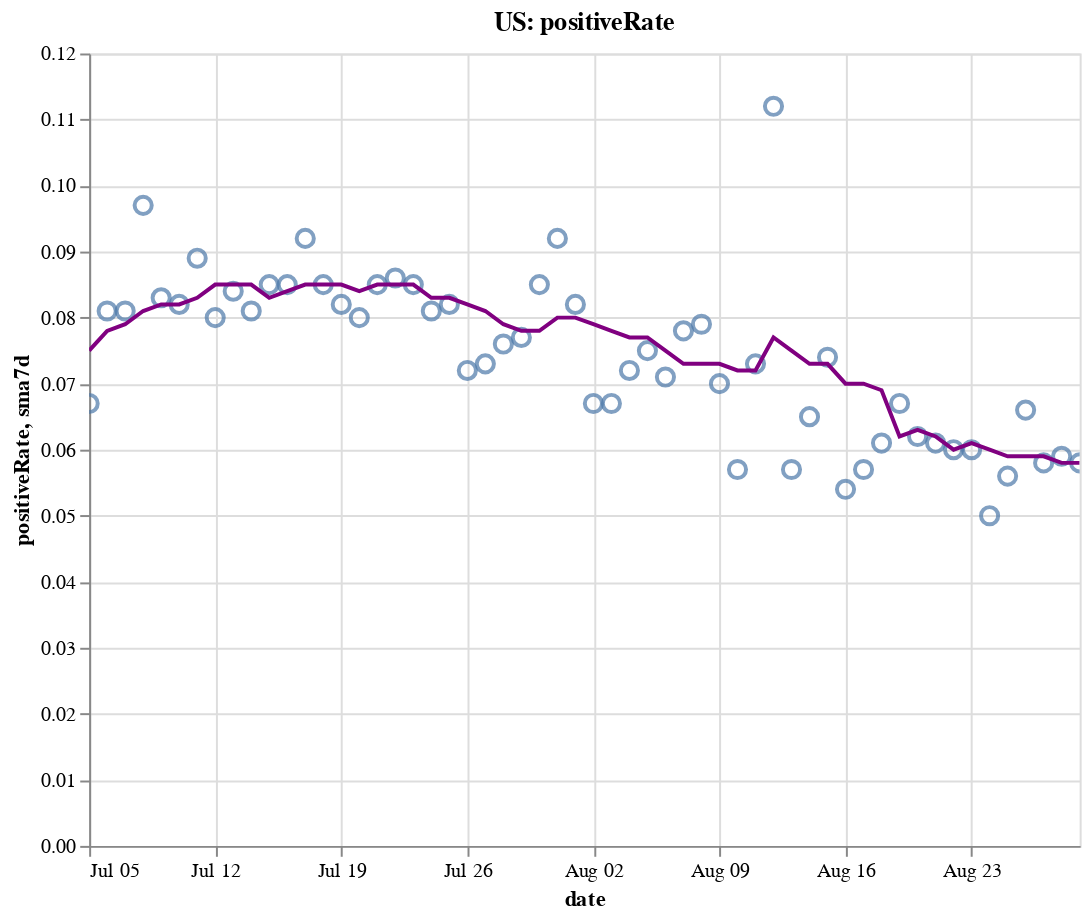

The notebook cell saved with this chart:
### Code cell
create_plot(us, 'positiveRate')

### Figure 1 — Vega-Lite specification as saved in the notebook (floating-point values rounded to 4 significant figures)
{"config": {"view": {"continuousWidth": 400, "continuousHeight": 300}}, "layer": [{"layer": [{"mark": {"type": "point", "size": 75}, "encoding": {"tooltip": [{"type": "temporal", "field": "date"}, {"type": "quantitative", "field": "positiveRate"}, {"type": "quantitative", "field": "sma7d"}], "x": {"type": "temporal", "field": "date"}, "y": {"type": "quantitative", "field": "positiveRate"}}, "selection": {"selector004": {"type": "interval", "bind": "scales", "encodings": ["x", "y"]}}}, {"mark": {"type": "line", "color": "purple"}, "encoding": {"x": {"type": "temporal", "field": "date"}, "y": {"type": "quantitative", "field": "sma7d"}}}]}, {"mark": {"type": "rule", "color": "#aaa"}, "encoding": {"x": {"type": "temporal", "field": "date"}}, "transform": [{"filter": {"selection": "selector003"}}]}, {"mark": "circle", "encoding": {"opacity": {"condition": {"value": 1, "selection": "selector003"}, "value": 0}, "tooltip": [{"type": "temporal", "field": "date"}, {"type": "quantitative", "field": "positiveRate"}, {"type": "quantitative", "field": "sma7d"}], "x": {"type": "temporal", "field": "date"}, "y": {"type": "quantitative", "field": "positiveRate"}}, "selection": {"selector003": {"type": "single", "encodings": ["x"], "on": "mouseover", "nearest": true, "empty": "none"}}}, {"mark": {"type": "text", "align": "left", "dx": 5, "dy": -5, "stroke": "white", "strokeWidth": 2}, "encoding": {"text": {"type": "quantitative", "field": "positiveRate"}, "tooltip": [{"type": "temporal", "field": "date"}, {"type": "quantitative", "field": "positiveRate"}, {"type": "quantitative", "field": "sma7d"}], "x": {"type": "temporal", "field": "date"}, "y": {"type": "quantitative", "field": "positiveRate"}}, "transform": [{"filter": {"selection": "selector003"}}]}, {"mark": {"type": "text", "align": "left", "dx": 5, "dy": -5}, "encoding": {"text": {"type": "quantitative", "field": "positiveRate"}, "tooltip": [{"type": "temporal", "field": "date"}, {"type": "quantitative", "field": "positiveRate"}, {"type": "quantitative", "field": "sma7d"}], "x": {"type": "temporal", "field": "date"}, "y": {"type": "quantitative", "field": "positiveRate"}}, "transform": [{"filter": {"selection": "selector003"}}]}], "data": {"name": "data-8c08575b0b778c5fbae153b9383ae413"}, "height": 400, "title": "US: positiveRate", "width": 500, "$schema": "https://vega.github.io/schema/vega-lite/v4.8.1.json", "datasets": {"data-8c08575b0b778c5fbae153b9383ae413": [{"date": "2020-07-05T00:00:00", "totalTestResultsIncrease": 681700.0, "positiveIncrease": 45610.0, "death": 122600.0, "deathIncrease": 209.0, "positiveRate": 0.067, "state": "US", "sma7d": 0.075}, {"date": "2020-07-06T00:00:00", "totalTestResultsIncrease": 516700.0, "positiveIncrease": 41920.0, "death": 122800.0, "deathIncrease": 243.0, "positiveRate": 0.081, "state": "US", "sma7d": 0.078}, {"date": "2020-07-07T00:00:00", "totalTestResultsIncrease": 638800.0, "positiveIncrease": 51730.0, "death": 123700.0, "deathIncrease": 923.0, "positiveRate": 0.081, "state": "US", "sma7d": 0.079}, {"date": "2020-07-08T00:00:00", "totalTestResultsIncrease": 643500.0, "positiveIncrease": 62670.0, "death": 124500.0, "deathIncrease": 807.0, "positiveRate": 0.097, "state": "US", "sma7d": 0.081}, {"date": "2020-07-09T00:00:00", "totalTestResultsIncrease": 709100.0, "positiveIncrease": 59160.0, "death": 125400.0, "deathIncrease": 867.0, "positiveRate": 0.083, "state": "US", "sma7d": 0.082}, {"date": "2020-07-10T00:00:00", "totalTestResultsIncrease": 814900.0, "positiveIncrease": 66850.0, "death": 126300.0, "deathIncrease": 854.0, "positiveRate": 0.082, "state": "US", "sma7d": 0.082}, {"date": "2020-07-11T00:00:00", "totalTestResultsIncrease": 707800.0, "positiveIncrease": 62900.0, "death": 127000.0, "deathIncrease": 757.0, "positiveRate": 0.089, "state": "US", "sma7d": 0.083}, {"date": "2020-07-12T00:00:00", "totalTestResultsIncrease": 769400.0, "positiveIncrease": 61310.0, "death": 127500.0, "deathIncrease": 476.0, "positiveRate": 0.08, "state": "US", "sma7d": 0.085}, {"date": "2020-07-13T00:00:00", "totalTestResultsIncrease": 691900.0, "positiveIncrease": 58100.0, "death": 127800.0, "deathIncrease": 327.0, "positiveRate": 0.084, "state": "US", "sma7d": 0.085}, {"date": "2020-07-14T00:00:00", "totalTestResultsIncrease": 770000.0, "positiveIncrease": 62730.0, "death": 128600.0, "deathIncrease": 736.0, "positiveRate": 0.081, "state": "US", "sma7d": 0.085}, {"date": "2020-07-15T00:00:00", "totalTestResultsIncrease": 773200.0, "positiveIncrease": 65800.0, "death": 129400.0, "deathIncrease": 858.0, "positiveRate": 0.085, "state": "US", "sma7d": 0.083}, {"date": "2020-07-16T00:00:00", "totalTestResultsIncrease": 832400.0, "positiveIncrease": 71040.0, "death": 130400.0, "deathIncrease": 947.0, "positiveRate": 0.085, "state": "US", "sma7d": 0.084}, {"date": "2020-07-17T00:00:00", "totalTestResultsIncrease": 839300.0, "positiveIncrease": 76840.0, "death": 131300.0, "deathIncrease": 951.0, "positiveRate": 0.092, "state": "US", "sma7d": 0.085}, {"date": "2020-07-18T00:00:00", "totalTestResultsIncrease": 763600.0, "positiveIncrease": 64950.0, "death": 132200.0, "deathIncrease": 872.0, "positiveRate": 0.085, "state": "US", "sma7d": 0.085}, {"date": "2020-07-19T00:00:00", "totalTestResultsIncrease": 786700.0, "positiveIncrease": 64260.0, "death": 132700.0, "deathIncrease": 527.0, "positiveRate": 0.082, "state": "US", "sma7d": 0.085}, {"date": "2020-07-20T00:00:00", "totalTestResultsIncrease": 712400.0, "positiveIncrease": 57040.0, "death": 133100.0, "deathIncrease": 363.0, "positiveRate": 0.08, "state": "US", "sma7d": 0.084}, {"date": "2020-07-21T00:00:00", "totalTestResultsIncrease": 754900.0, "positiveIncrease": 63930.0, "death": 134100.0, "deathIncrease": 1038.0, "positiveRate": 0.085, "state": "US", "sma7d": 0.085}, {"date": "2020-07-22T00:00:00", "totalTestResultsIncrease": 801600.0, "positiveIncrease": 69330.0, "death": 135300.0, "deathIncrease": 1171.0, "positiveRate": 0.086, "state": "US", "sma7d": 0.085}, {"date": "2020-07-23T00:00:00", "totalTestResultsIncrease": 845900.0, "positiveIncrease": 71550.0, "death": 136300.0, "deathIncrease": 1055.0, "positiveRate": 0.085, "state": "US", "sma7d": 0.085}, {"date": "2020-07-24T00:00:00", "totalTestResultsIncrease": 933600.0, "positiveIncrease": 75240.0, "death": 137500.0, "deathIncrease": 1176.0, "positiveRate": 0.081, "state": "US", "sma7d": 0.083}, {"date": "2020-07-25T00:00:00", "totalTestResultsIncrease": 791000.0, "positiveIncrease": 64740.0, "death": 138500.0, "deathIncrease": 1023.0, "positiveRate": 0.082, "state": "US", "sma7d": 0.083}, {"date": "2020-07-26T00:00:00", "totalTestResultsIncrease": 851100.0, "positiveIncrease": 61010.0, "death": 139100.0, "deathIncrease": 559.0, "positiveRate": 0.072, "state": "US", "sma7d": 0.082}, {"date": "2020-07-27T00:00:00", "totalTestResultsIncrease": 762700.0, "positiveIncrease": 55320.0, "death": 140200.0, "deathIncrease": 1059.0, "positiveRate": 0.073, "state": "US", "sma7d": 0.081}, {"date": "2020-07-28T00:00:00", "totalTestResultsIncrease": 738100.0, "positiveIncrease": 56450.0, "death": 141300.0, "deathIncrease": 1122.0, "positiveRate": 0.076, "state": "US", "sma7d": 0.079}, {"date": "2020-07-29T00:00:00", "totalTestResultsIncrease": 864500.0, "positiveIncrease": 66960.0, "death": 142800.0, "deathIncrease": 1492.0, "positiveRate": 0.077, "state": "US", "sma7d": 0.078}, {"date": "2020-07-30T00:00:00", "totalTestResultsIncrease": 814700.0, "positiveIncrease": 69420.0, "death": 144000.0, "deathIncrease": 1259.0, "positiveRate": 0.085, "state": "US", "sma7d": 0.078}, {"date": "2020-07-31T00:00:00", "totalTestResultsIncrease": 731900.0, "positiveIncrease": 67620.0, "death": 145400.0, "deathIncrease": 1312.0, "positiveRate": 0.092, "state": "US", "sma7d": 0.08}, {"date": "2020-08-01T00:00:00", "totalTestResultsIncrease": 745700.0, "positiveIncrease": 61100.0, "death": 146500.0, "deathIncrease": 1190.0, "positiveRate": 0.082, "state": "US", "sma7d": 0.08}, {"date": "2020-08-02T00:00:00", "totalTestResultsIncrease": 699500.0, "positiveIncrease": 46760.0, "death": 147000.0, "deathIncrease": 498.0, "positiveRate": 0.067, "state": "US", "sma7d": 0.079}, {"date": "2020-08-03T00:00:00", "totalTestResultsIncrease": 745100.0, "positiveIncrease": 49770.0, "death": 147600.0, "deathIncrease": 519.0, "positiveRate": 0.067, "state": "US", "sma7d": 0.078}, {"date": "2020-08-04T00:00:00", "totalTestResultsIncrease": 717100.0, "positiveIncrease": 51860.0, "death": 148800.0, "deathIncrease": 1255.0, "positiveRate": 0.072, "state": "US", "sma7d": 0.077}, {"date": "2020-08-05T00:00:00", "totalTestResultsIncrease": 699600.0, "positiveIncrease": 52330.0, "death": 150200.0, "deathIncrease": 1346.0, "positiveRate": 0.075, "state": "US", "sma7d": 0.077}, {"date": "2020-08-06T00:00:00", "totalTestResultsIncrease": 766600.0, "positiveIncrease": 54180.0, "death": 151400.0, "deathIncrease": 1251.0, "positiveRate": 0.071, "state": "US", "sma7d": 0.075}, {"date": "2020-08-07T00:00:00", "totalTestResultsIncrease": 785400.0, "positiveIncrease": 61350.0, "death": 152700.0, "deathIncrease": 1333.0, "positiveRate": 0.078, "state": "US", "sma7d": 0.073}, {"date": "2020-08-08T00:00:00", "totalTestResultsIncrease": 683400.0, "positiveIncrease": 53710.0, "death": 153800.0, "deathIncrease": 1089.0, "positiveRate": 0.079, "state": "US", "sma7d": 0.073}, {"date": "2020-08-09T00:00:00", "totalTestResultsIncrease": 724000.0, "positiveIncrease": 50620.0, "death": 154400.0, "deathIncrease": 616.0, "positiveRate": 0.07, "state": "US", "sma7d": 0.073}, {"date": "2020-08-10T00:00:00", "totalTestResultsIncrease": 740900.0, "positiveIncrease": 42090.0, "death": 154900.0, "deathIncrease": 426.0, "positiveRate": 0.057, "state": "US", "sma7d": 0.072}, {"date": "2020-08-11T00:00:00", "totalTestResultsIncrease": 760000.0, "positiveIncrease": 55700.0, "death": 156200.0, "deathIncrease": 1326.0, "positiveRate": 0.073, "state": "US", "sma7d": 0.072}, {"date": "2020-08-12T00:00:00", "totalTestResultsIncrease": 500200.0, "positiveIncrease": 56130.0, "death": 157700.0, "deathIncrease": 1517.0, "positiveRate": 0.112, "state": "US", "sma7d": 0.077}, {"date": "2020-08-13T00:00:00", "totalTestResultsIncrease": 900300.0, "positiveIncrease": 51760.0, "death": 158900.0, "deathIncrease": 1163.0, "positiveRate": 0.057, "state": "US", "sma7d": 0.075}, {"date": "2020-08-14T00:00:00", "totalTestResultsIncrease": 862300.0, "positiveIncrease": 55640.0, "death": 160100.0, "deathIncrease": 1216.0, "positiveRate": 0.065, "state": "US", "sma7d": 0.073}, {"date": "2020-08-15T00:00:00", "totalTestResultsIncrease": 756700.0, "positiveIncrease": 56150.0, "death": 161300.0, "deathIncrease": 1219.0, "positiveRate": 0.074, "state": "US", "sma7d": 0.073}, {"date": "2020-08-16T00:00:00", "totalTestResultsIncrease": 790400.0, "positiveIncrease": 42490.0, "death": 161900.0, "deathIncrease": 619.0, "positiveRate": 0.054, "state": "US", "sma7d": 0.07}, {"date": "2020-08-17T00:00:00", "totalTestResultsIncrease": 670100.0, "positiveIncrease": 37880.0, "death": 162300.0, "deathIncrease": 407.0, "positiveRate": 0.057, "state": "US", "sma7d": 0.07}, {"date": "2020-08-18T00:00:00", "totalTestResultsIncrease": 663600.0, "positiveIncrease": 40800.0, "death": 163500.0, "deathIncrease": 1196.0, "positiveRate": 0.061, "state": "US", "sma7d": 0.069}, {"date": "2020-08-19T00:00:00", "totalTestResultsIncrease": 674000.0, "positiveIncrease": 44950.0, "death": 165000.0, "deathIncrease": 1420.0, "positiveRate": 0.067, "state": "US", "sma7d": 0.062}, {"date": "2020-08-20T00:00:00", "totalTestResultsIncrease": 703300.0, "positiveIncrease": 43760.0, "death": 166100.0, "deathIncrease": 1134.0, "positiveRate": 0.062, "state": "US", "sma7d": 0.063}, {"date": "2020-08-21T00:00:00", "totalTestResultsIncrease": 759100.0, "positiveIncrease": 46560.0, "death": 167200.0, "deathIncrease": 1123.0, "positiveRate": 0.061, "state": "US", "sma7d": 0.062}, {"date": "2020-08-22T00:00:00", "totalTestResultsIncrease": 773800.0, "positiveIncrease": 46240.0, "death": 168200.0, "deathIncrease": 1029.0, "positiveRate": 0.06, "state": "US", "sma7d": 0.06}, {"date": "2020-08-23T00:00:00", "totalTestResultsIncrease": 629500.0, "positiveIncrease": 37570.0, "death": 168800.0, "deathIncrease": 572.0, "positiveRate": 0.06, "state": "US", "sma7d": 0.061}, {"date": "2020-08-24T00:00:00", "totalTestResultsIncrease": 692200.0, "positiveIncrease": 34640.0, "death": 169200.0, "deathIncrease": 343.0, "positiveRate": 0.05, "state": "US", "sma7d": 0.06}, {"date": "2020-08-25T00:00:00", "totalTestResultsIncrease": 645600.0, "positiveIncrease": 36370.0, "death": 170300.0, "deathIncrease": 1147.0, "positiveRate": 0.056, "state": "US", "sma7d": 0.059}, {"date": "2020-08-26T00:00:00", "totalTestResultsIncrease": 655000.0, "positiveIncrease": 43360.0, "death": 171600.0, "deathIncrease": 1298.0, "positiveRate": 0.066, "state": "US", "sma7d": 0.059}, {"date": "2020-08-27T00:00:00", "totalTestResultsIncrease": 751900.0, "positiveIncrease": 43980.0, "death": 172700.0, "deathIncrease": 1129.0, "positiveRate": 0.058, "state": "US", "sma7d": 0.059}, {"date": "2020-08-28T00:00:00", "totalTestResultsIncrease": 783200.0, "positiveIncrease": 46550.0, "death": 173800.0, "deathIncrease": 1023.0, "positiveRate": 0.059, "state": "US", "sma7d": 0.058}, {"date": "2020-08-29T00:00:00", "totalTestResultsIncrease": 759200.0, "positiveIncrease": 44220.0, "death": 174700.0, "deathIncrease": 1014.0, "positiveRate": 0.058, "state": "US", "sma7d": 0.058}]}}
